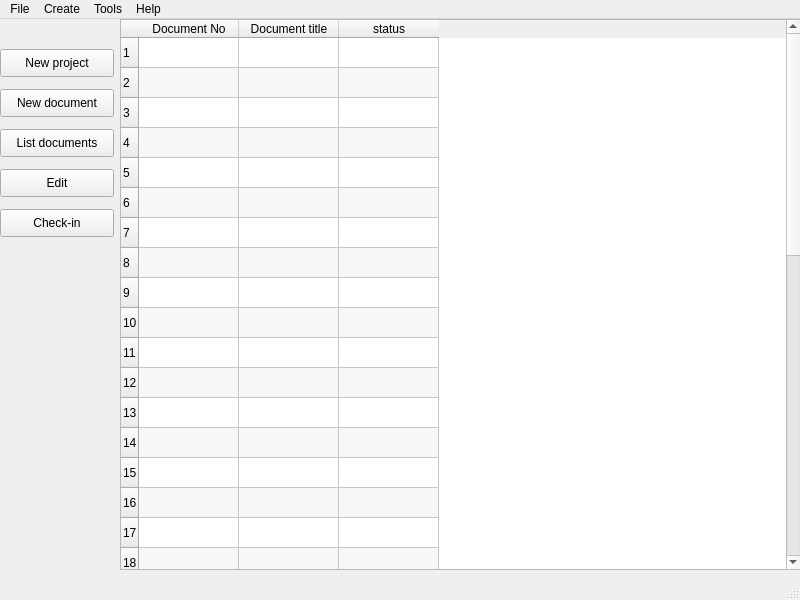
<ui version="4.0" >
 <class>MainWindow</class>
 <widget class="QMainWindow" name="MainWindow" >
  <property name="geometry" >
   <rect>
    <x>0</x>
    <y>0</y>
    <width>800</width>
    <height>600</height>
   </rect>
  </property>
  <property name="minimumSize" >
   <size>
    <width>640</width>
    <height>480</height>
   </size>
  </property>
  <property name="windowTitle" >
   <string>Subdms - Document Managment </string>
  </property>
  <widget class="QWidget" name="centralwidget" >
   <widget class="QPushButton" name="new_project_button" >
    <property name="geometry" >
     <rect>
      <x>0</x>
      <y>30</y>
      <width>114</width>
      <height>28</height>
     </rect>
    </property>
    <property name="toolTip" >
     <string>Create a new project</string>
    </property>
    <property name="text" >
     <string>New project</string>
    </property>
   </widget>
   <widget class="QPushButton" name="new_document_button" >
    <property name="geometry" >
     <rect>
      <x>0</x>
      <y>70</y>
      <width>114</width>
      <height>28</height>
     </rect>
    </property>
    <property name="toolTip" >
     <string>Create a new document</string>
    </property>
    <property name="text" >
     <string>New document</string>
    </property>
   </widget>
   <widget class="QPushButton" name="list_documents_button" >
    <property name="geometry" >
     <rect>
      <x>0</x>
      <y>110</y>
      <width>114</width>
      <height>28</height>
     </rect>
    </property>
    <property name="text" >
     <string>List documents</string>
    </property>
   </widget>
   <widget class="QTableWidget" name="documentlist" >
    <property name="geometry" >
     <rect>
      <x>120</x>
      <y>0</y>
      <width>681</width>
      <height>551</height>
     </rect>
    </property>
    <property name="minimumSize" >
     <size>
      <width>681</width>
      <height>0</height>
     </size>
    </property>
    <property name="mouseTracking" >
     <bool>true</bool>
    </property>
    <property name="contextMenuPolicy" >
     <enum>Qt::ActionsContextMenu</enum>
    </property>
    <property name="acceptDrops" >
     <bool>false</bool>
    </property>
    <property name="editTriggers" >
     <set>QAbstractItemView::AnyKeyPressed|QAbstractItemView::EditKeyPressed</set>
    </property>
    <property name="alternatingRowColors" >
     <bool>true</bool>
    </property>
    <property name="rowCount" >
     <number>40</number>
    </property>
    <row/>
    <row/>
    <row/>
    <row/>
    <row/>
    <row/>
    <row/>
    <row/>
    <row/>
    <row/>
    <row/>
    <row/>
    <row/>
    <row/>
    <row/>
    <row/>
    <row/>
    <row/>
    <row/>
    <row/>
    <row/>
    <row/>
    <row/>
    <row/>
    <row/>
    <row/>
    <row/>
    <row/>
    <row/>
    <row/>
    <row/>
    <row/>
    <row/>
    <row/>
    <row/>
    <row/>
    <row/>
    <row/>
    <row/>
    <row/>
    <column>
     <property name="text" >
      <string>Document No</string>
     </property>
    </column>
    <column>
     <property name="text" >
      <string>Document title</string>
     </property>
    </column>
    <column>
     <property name="text" >
      <string>status</string>
     </property>
    </column>
   </widget>
   <widget class="QPushButton" name="edit_document_button" >
    <property name="geometry" >
     <rect>
      <x>0</x>
      <y>150</y>
      <width>114</width>
      <height>28</height>
     </rect>
    </property>
    <property name="text" >
     <string>Edit</string>
    </property>
   </widget>
   <widget class="QPushButton" name="checkin_document_button" >
    <property name="geometry" >
     <rect>
      <x>0</x>
      <y>190</y>
      <width>114</width>
      <height>28</height>
     </rect>
    </property>
    <property name="text" >
     <string>Check-in</string>
    </property>
   </widget>
  </widget>
  <widget class="QMenuBar" name="menubar" >
   <property name="geometry" >
    <rect>
     <x>0</x>
     <y>0</y>
     <width>800</width>
     <height>27</height>
    </rect>
   </property>
   <widget class="QMenu" name="menuFile" >
    <property name="title" >
     <string>File</string>
    </property>
    <addaction name="actionExit" />
   </widget>
   <widget class="QMenu" name="menuHelp" >
    <property name="title" >
     <string>Help</string>
    </property>
    <addaction name="actionAbout" />
   </widget>
   <widget class="QMenu" name="menuCreate" >
    <property name="title" >
     <string>Create</string>
    </property>
    <addaction name="actionNew_Project" />
    <addaction name="actionNew_Document" />
    <addaction name="actionNew_Issue" />
   </widget>
   <widget class="QMenu" name="menuTools" >
    <property name="title" >
     <string>Tools</string>
    </property>
    <addaction name="actionEdit_document" />
    <addaction name="actionCheck_in_document" />
    <addaction name="actionRelease_document" />
    <addaction name="separator" />
    <addaction name="actionList_documents" />
   </widget>
   <addaction name="menuFile" />
   <addaction name="menuCreate" />
   <addaction name="menuTools" />
   <addaction name="menuHelp" />
  </widget>
  <widget class="QStatusBar" name="statusbar" />
  <action name="actionExit" >
   <property name="text" >
    <string>Exit</string>
   </property>
  </action>
  <action name="actionAbout" >
   <property name="text" >
    <string>About Subdms</string>
   </property>
  </action>
  <action name="actionNew_Document" >
   <property name="text" >
    <string>New Document</string>
   </property>
  </action>
  <action name="actionNew_Project" >
   <property name="text" >
    <string>New Project</string>
   </property>
  </action>
  <action name="actionEdit_document" >
   <property name="text" >
    <string>Edit document</string>
   </property>
  </action>
  <action name="actionCheck_in_document" >
   <property name="text" >
    <string>Check-in document</string>
   </property>
  </action>
  <action name="actionList_documents" >
   <property name="text" >
    <string>List documents</string>
   </property>
  </action>
  <action name="actionRelease_document" >
   <property name="text" >
    <string>Release document</string>
   </property>
  </action>
  <action name="actionNew_Issue" >
   <property name="text" >
    <string>New Issue</string>
   </property>
  </action>
 </widget>
 <tabstops>
  <tabstop>new_project_button</tabstop>
  <tabstop>list_documents_button</tabstop>
  <tabstop>documentlist</tabstop>
  <tabstop>new_document_button</tabstop>
 </tabstops>
 <resources/>
 <connections>
  <connection>
   <sender>actionExit</sender>
   <signal>activated()</signal>
   <receiver>MainWindow</receiver>
   <slot>close()</slot>
   <hints>
    <hint type="sourcelabel" >
     <x>-1</x>
     <y>-1</y>
    </hint>
    <hint type="destinationlabel" >
     <x>399</x>
     <y>299</y>
    </hint>
   </hints>
  </connection>
  <connection>
   <sender>documentlist</sender>
   <signal>customContextMenuRequested(QPoint)</signal>
   <receiver>documentlist</receiver>
   <slot>show()</slot>
   <hints>
    <hint type="sourcelabel" >
     <x>460</x>
     <y>302</y>
    </hint>
    <hint type="destinationlabel" >
     <x>460</x>
     <y>302</y>
    </hint>
   </hints>
  </connection>
 </connections>
 <designerdata>
  <property name="gridDeltaX" >
   <number>10</number>
  </property>
  <property name="gridDeltaY" >
   <number>10</number>
  </property>
  <property name="gridSnapX" >
   <bool>true</bool>
  </property>
  <property name="gridSnapY" >
   <bool>true</bool>
  </property>
  <property name="gridVisible" >
   <bool>true</bool>
  </property>
 </designerdata>
</ui>
